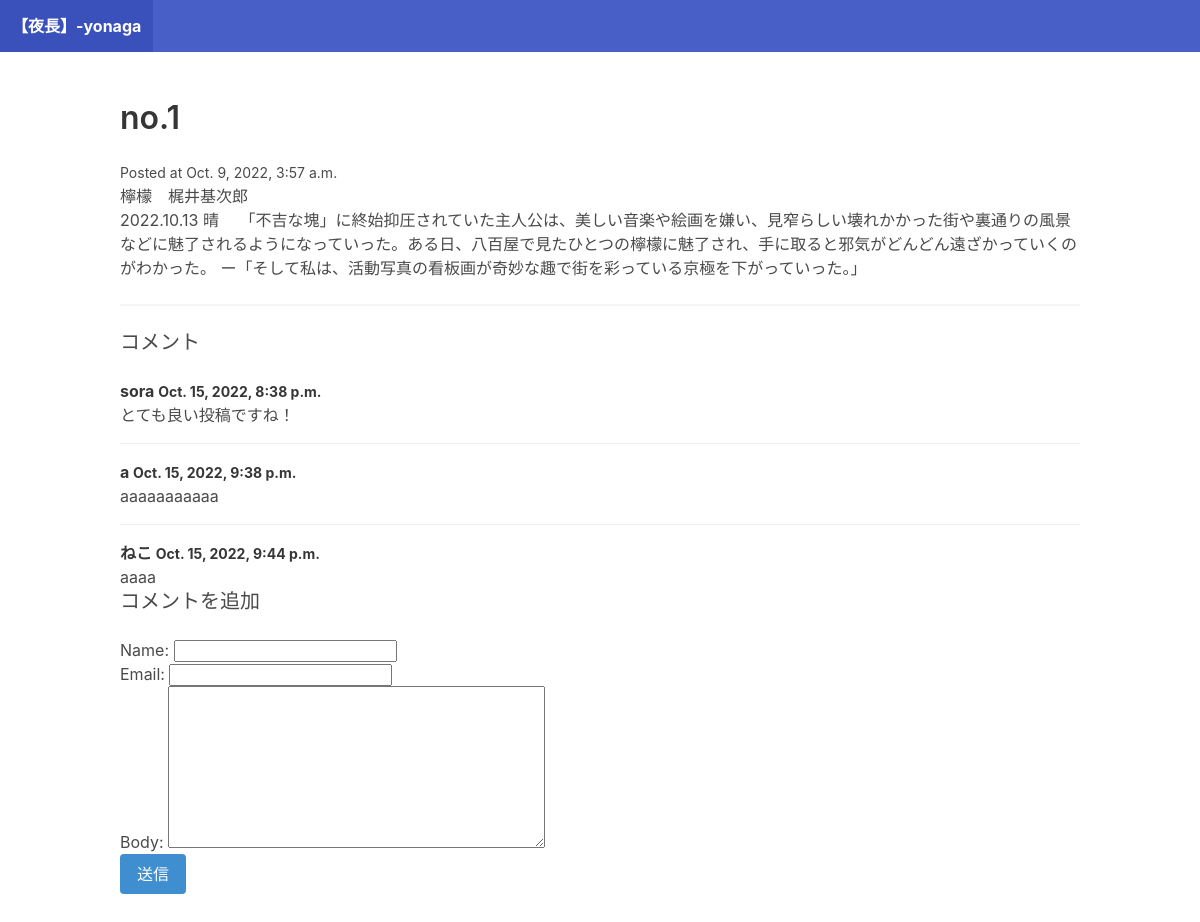
Before: /post-1/ with the older database file.
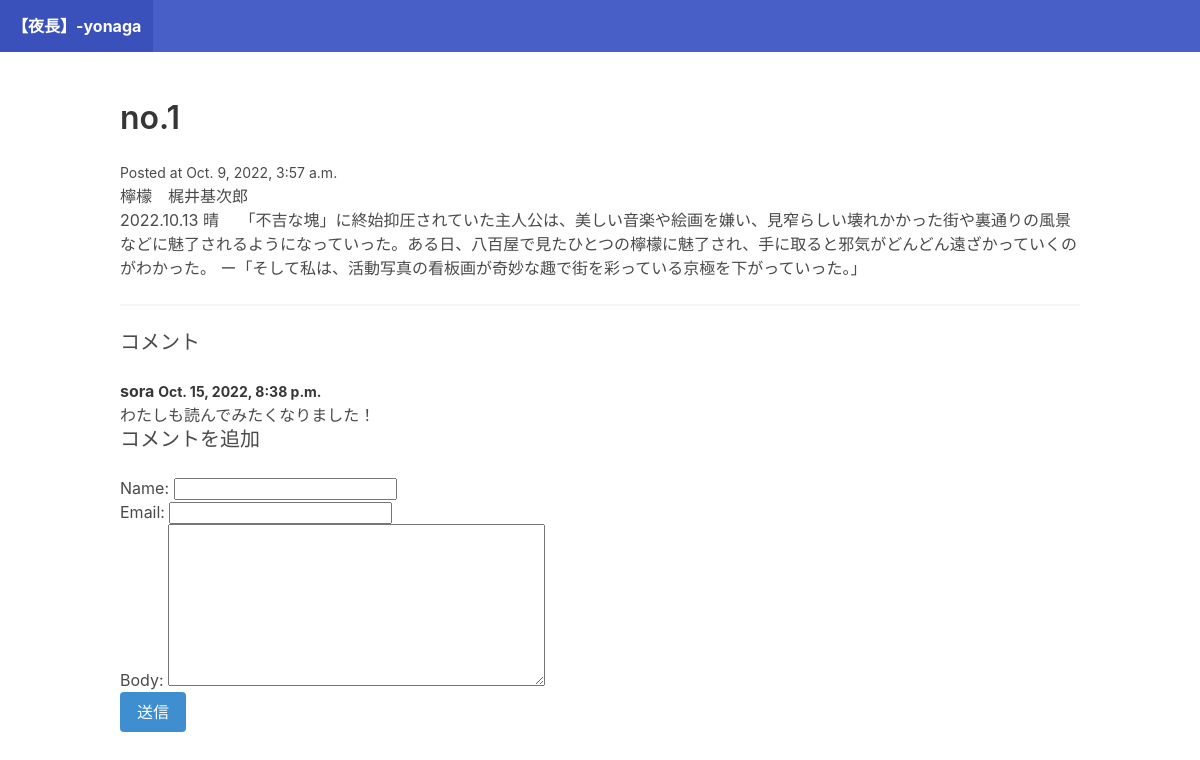
After: the same page with the newer database file.
### blog/models.py (models this page shows)
class Comment(models.Model):
    post = models.ForeignKey(
        Post, related_name="comments", on_delete=models.CASCADE)
    name = models.CharField(max_length=255)
    email = models.EmailField()
    body = models.TextField()
    posted_date = models.DateTimeField(auto_now_add=True)

### blog/views.py (the view)
# urls.py: path("<slug:slug>/", post_detail, name = "post_detail")
def post_detail(request, slug):
    post = Post.objects.get(slug=slug)
    if request.method == "POST":
        form = CommentForm(request.POST)
        if form.is_valid():
            comment = form.save(commit=False)
            comment.post = post
            comment.save()
            return redirect("post_detail", slug=post.slug)
    else:
        form = CommentForm()
    return render(request, "blog/post_detail.html",{"post": post, "form":form})

### blog/forms.py
class CommentForm(forms.ModelForm):
    class Meta:
        model = Comment
        fields = ["name", "email", "body"]

### blog/templates/blog/post_detail.html (shortened to what this page needs)
{% extends "blog/base.html" %}
{% block content %}
    <h1 class="title">{{post.title}}</h2>
    <small>Posted at {{post.posted_date}}</small>
    <p>{{post.intro}}</p>
    <p>{{post.body}}</p>
    <hr />
    <h2 class = "subtitle">コメント</h2>
    {% for comment in post.comments.all %}
    <article class ="media">
        <div class="madia-content">
            <div class="content">
                <p>
                    <strong>
                        {{comment.name}}
                        <small>{{comment.posted_date}} </small>
                    </strong>
                    <br>
                    {{comment.body}}
                </p>
            </div>
        </div>
    </article>
    {% empty %}
    <div class="notification">
        <p> コメントはまだありません</p>
    </div>
    <hr>
    {% endfor %}
    <h2 class ="subtitle"> コメントを追加　</h2>
    <form action="." methot="post">
        {{form.as_p}}
        <div class ="field">
            <div class="control">
                <button class="button is-info">送信</button>
            </div>
    </form>
{% endblock %}

Changed rows visible on the page:
removed Comment: name "a", posted_date "Oct. 15, 2022, 9:38 p.m.", body "aaaaaaaaaaa"
removed Comment: name "ねこ", posted_date "Oct. 15, 2022, 9:44 p.m.", body "aaaa"
changed Comment "sora": body "とても良い投稿ですね！" → "わたしも読んでみたくなりました！"
